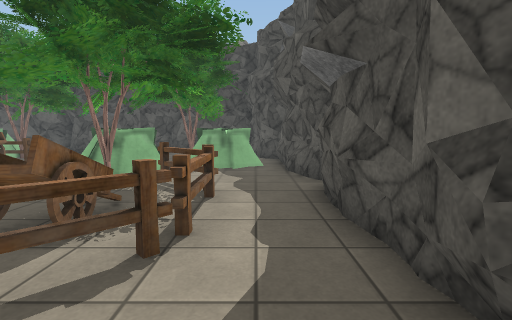
view 1 (above)

19 first-person views from a walk through a 3-D level made in the Unity game engine. The camera is 1.3 m above the floor, tilts 6° down and sees 85° across. The floor is counted in squares, 1 m on a side. Each view is taken from the middle of a square. On the plan, view 1 faces up. The plan holds only what a view shows up to about 13 squares ahead; the rest is blank. The place goes on beyond the plan. The player is left out. Some surface patterns are stand-ins.

view 2
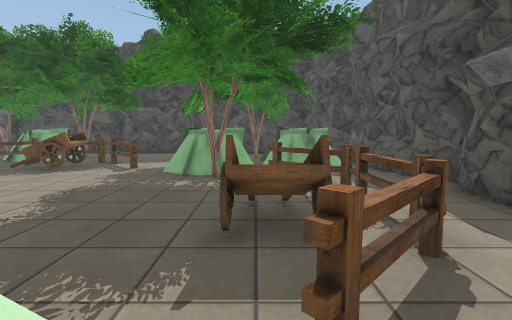

view 3
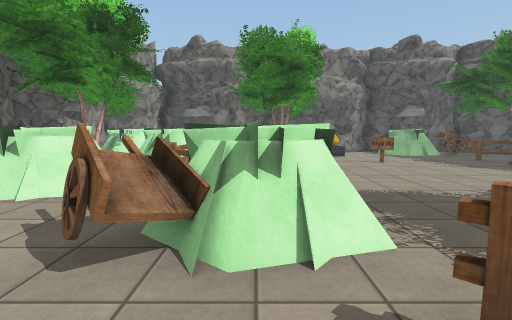

view 4
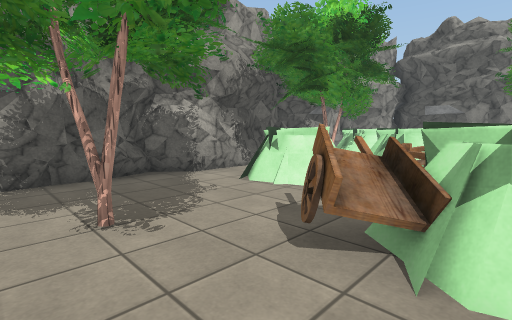

view 5
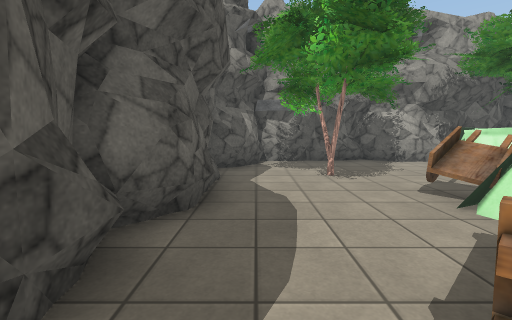

view 6
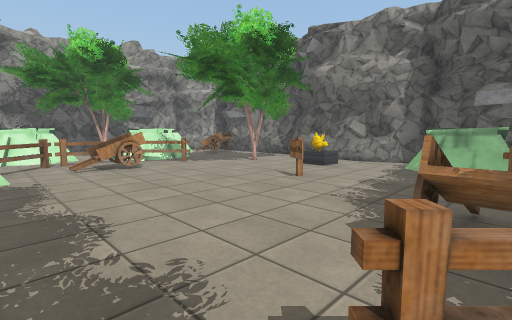

view 7
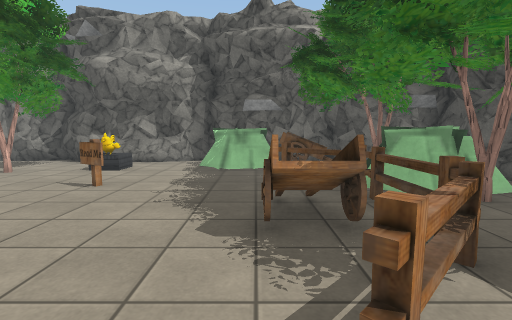

view 8
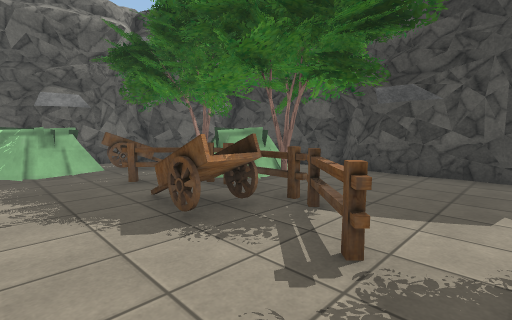

view 9
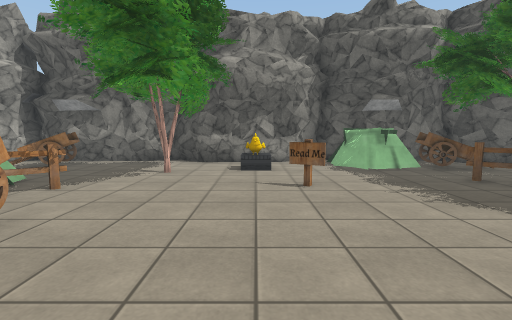

view 10
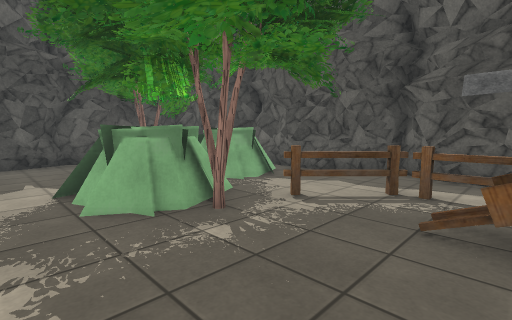

view 11
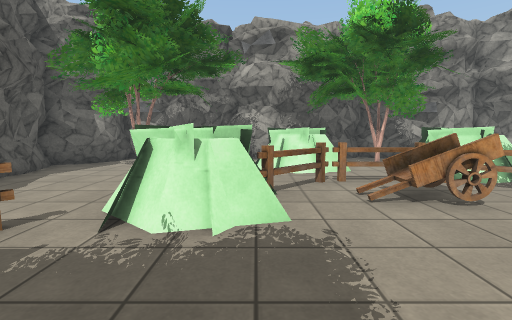

view 12
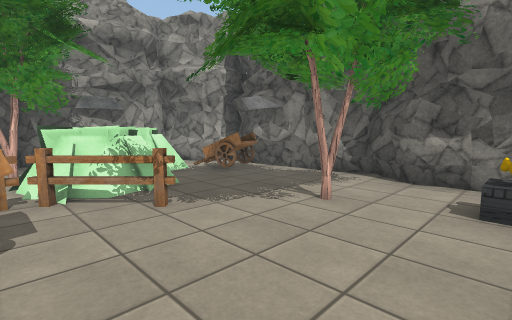

view 13
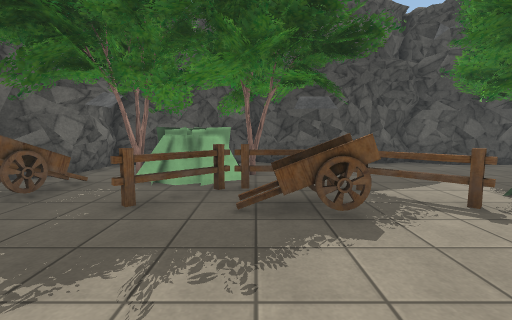

view 14
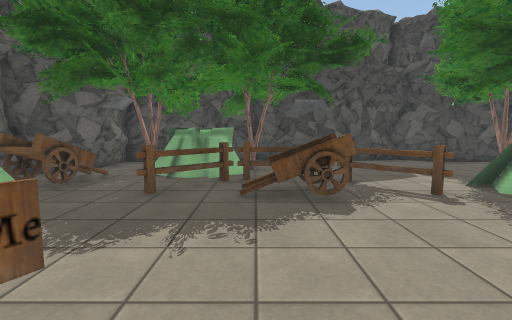

view 15
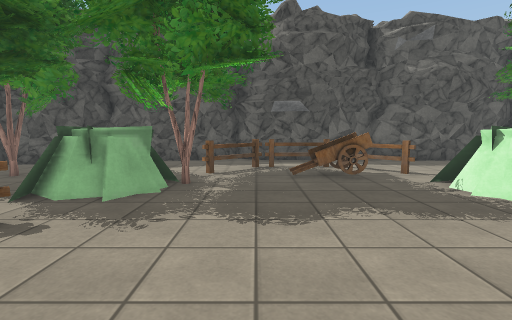

view 16
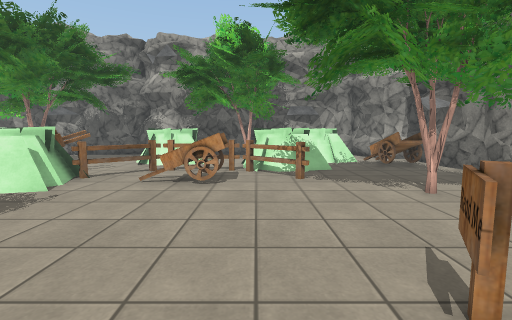

view 17
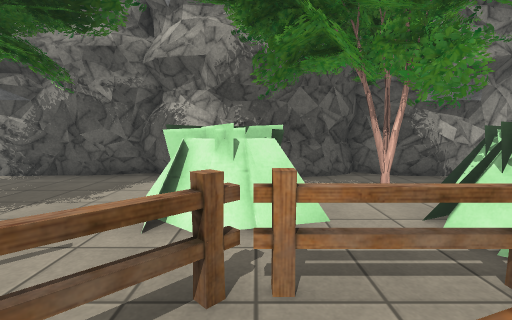

view 18
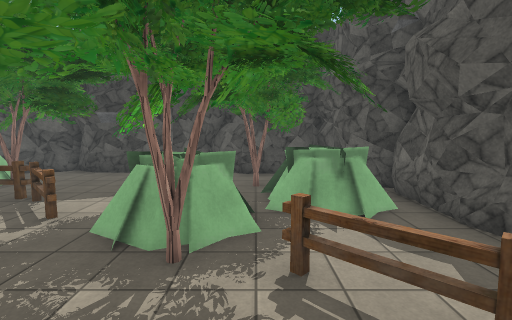

view 19
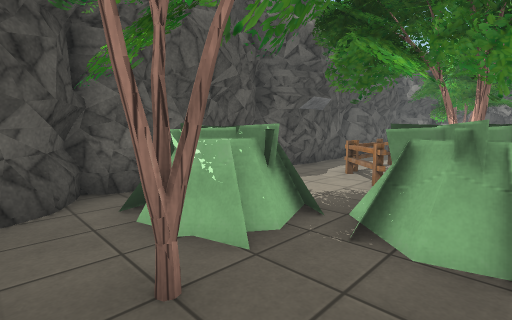

### Floor plan
Key: @ floor where view 1 was taken; # wall or solid block; . floor; / step, stairs or slope; = window, fence, low wall or low ledge; O other object.
Columns run from 19 left of view 1 to 2 right of it. Each row starts with its distance up from view 1.
 17        ###
 16    #####.###########
 15    #   .........#..#
 14   ##. OOO..........##
 13  ## .OO#O.......OO..#
 12  ##..O...........O#.#
 11  #.O#.O#OO#O.....#..#
 10  ##O..O.//.OO.##..#.#
  9  ##......O....OO....##
  8 ####..........OOO....#
  7 #..............OOO...#
  6 ##...............O#..#
  5  #.....=......../.O.##
  4  #.OO...........//O.##
  3  ##.O...........O.O..#
  2  ##OO............O...#
  1  #..OO........#.O....#
  0  #.....O.#O..###...@##
 -1  #.....OOOO.OO##....#
 -2  #.....#OOOOO.O#....#
 -3  # O.. #............#
 -4  # O.. #....#....OO.#
 -5  #...## O..##....O..#
 -6  ##. #  OO  #......##
 -7   ##  .............#
 -8   ##################

Positions as (right, up) in squares from view 1, and headings:
1: (0, 0), facing up
2: (-3, 0), facing up
3: (-1, 0), facing left
4: (-1, 0), facing down-left
5: (0, 4), facing down
6: (-6, 10), facing down-left
7: (-6, 9), facing left
8: (-6, 7), facing up-left
9: (-6, 4), facing left
10: (-7, 4), facing up-right
11: (-6, 5), facing down
12: (-10, 4), facing down-left
13: (-11, 5), facing up
14: (-11, 4), facing up
15: (-11, 6), facing right
16: (-11, 7), facing down
17: (-8, 0), facing down
18: (-3, 4), facing up
19: (-5, 14), facing down-right
